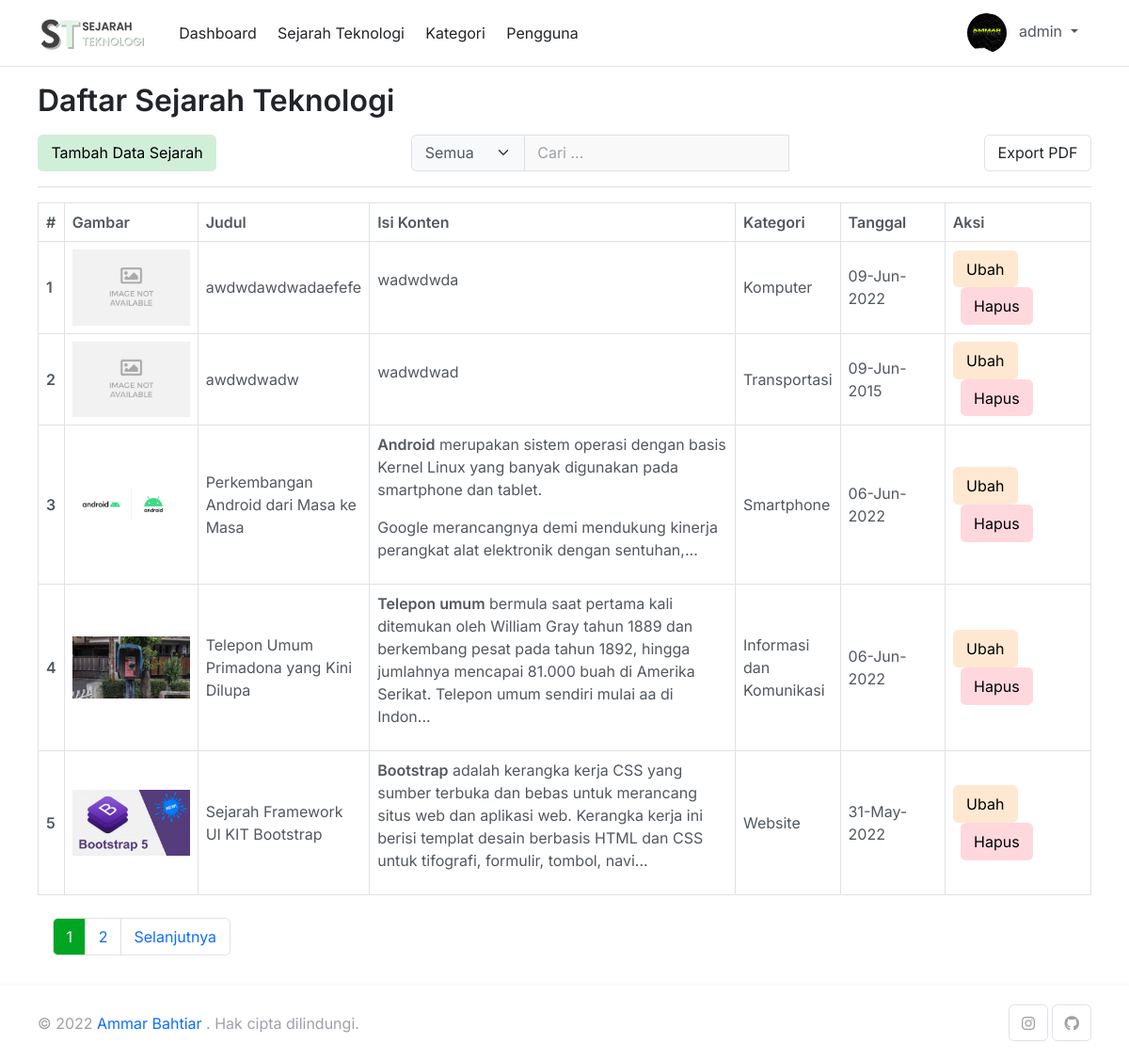
Before: /sejarah_teknologi.php (signed in) with the older database file.
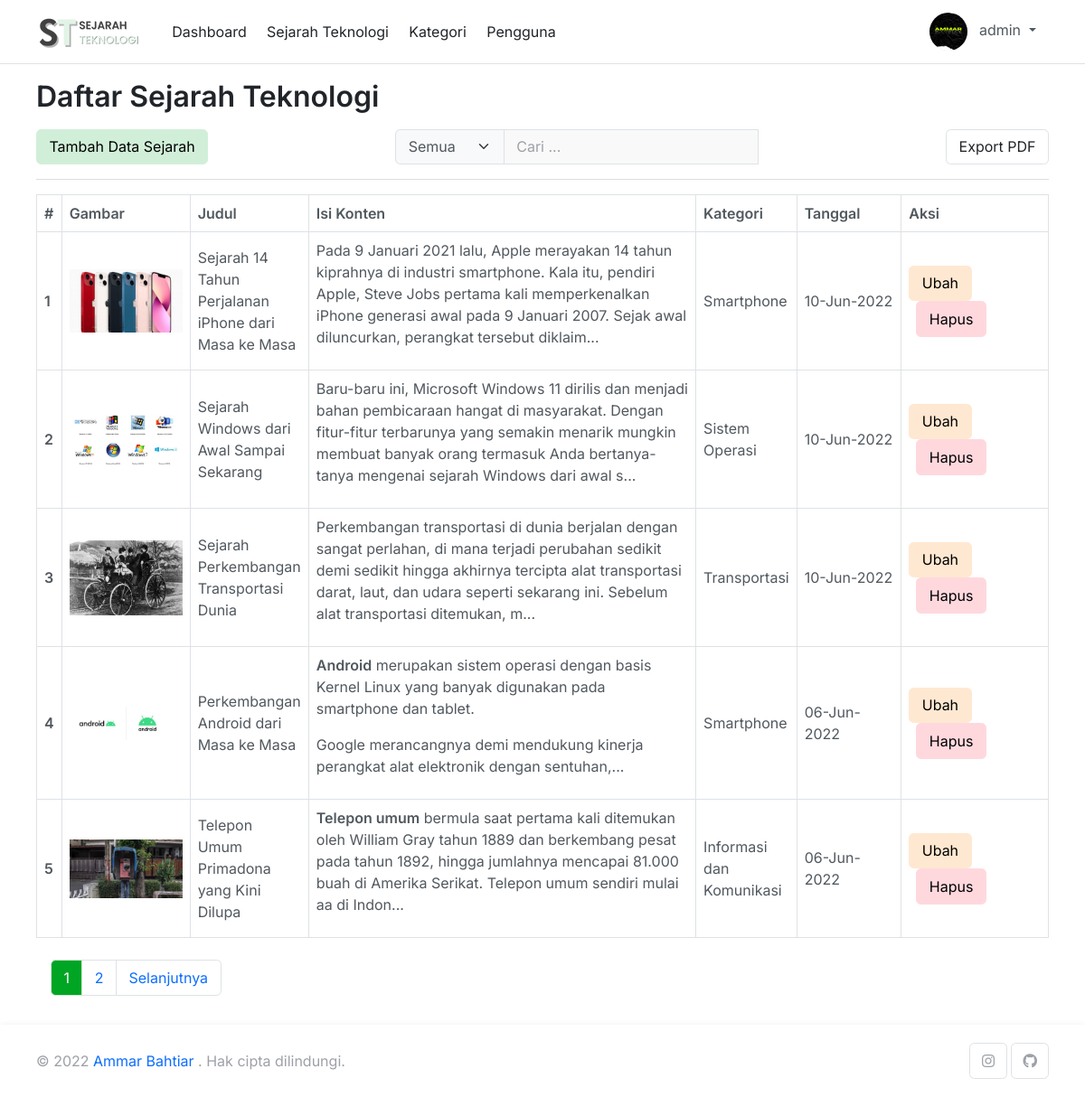
After: the same page with the newer database file.
### tables this page shows
CREATE TABLE `sejarah_teknologi` (
  `id_sejarah` int(5) NOT NULL,
  `judul` varchar(255) NOT NULL,
  `tanggal` date DEFAULT NULL,
  `gambar` varchar(255) NOT NULL,
  `body` text NOT NULL,
  `id_kategori` int(5) NOT NULL
);

CREATE TABLE `kategori` (
  `id_kategori` int(5) NOT NULL,
  `nama_kategori` varchar(25) NOT NULL
);

### functions.php (called while the page is built, shortened)
<?php
function Koneksi()
{
    $conn = mysqli_connect('localhost', 'root', '', 'tubes_sejarah_teknologi') or die('KONEKSI GAGAL!!');
    return $conn;
}
function query($query)
{
    $conn = Koneksi();
    $result = mysqli_query($conn, $query) or die(mysqli_error($conn));
    $rows = [];
    while ($row = mysqli_fetch_assoc($result)) {
        $rows[] = $row;
    }
    return $rows;
}

### sejarah_teknologi.php (the view, shortened to what this page needs)
<?php
require './functions.php';
require './layouts/header.php';
require './components/navbar_admin.php';
$jumlahDataPerHalaman = 5;
$jumlahData = count(query("SELECT * FROM sejarah_teknologi"));
$jumlahHalaman = ceil($jumlahData / $jumlahDataPerHalaman);
$halamanAktif = (isset($_GET["page"])) ? $_GET["page"] : 1;
$awalData = ($jumlahDataPerHalaman * $halamanAktif) - $jumlahDataPerHalaman;
$sejarah = query("SELECT * FROM sejarah_teknologi  NATURAL JOIN kategori ORDER BY id_sejarah DESC LIMIT $awalData, $jumlahDataPerHalaman");
?>
<div class="container my-3">
    <h2>Daftar Sejarah Teknologi</h2>
    <div class="d-flex justify-content-between col-lg col-sm-12 mt-3">
        <a href="tambah_sejarah.php?tambah_sejarah" class="btn btn-success-light">Tambah Data Sejarah</a>
        <form action="#" method="POST">
            <div class="input-group">
                <select class="form-select bg-light" style="max-width:30%">
                    <option>Semua</option>
                </select>
                <input type="text" placeholder="Cari ..." name="keyword" class="form-control" autocomplete="off">
            </div>
        </form>
        <a href="cetak_sejarah.php" target="_blank" class="btn btn-light">Export PDF</a>
    </div>
    <hr>
    <div class="row">
        <div class="col">
            <table class="table table-bordered table-hover table-responsive">
                <thead>
                    <tr>
                        <th scope="col">#</th>
                        <th scope="col">Gambar</th>
                        <th scope="col">Judul</th>
                        <th scope="col" width="500px">Isi Konten</th>
                        <th scope="col">Kategori</th>
                        <th scope="col" width="125px">Tanggal</th>
                        <th scope="col" width="178px">Aksi</th>
                    </tr>
                </thead>
                <tbody>
                    <?php $i = 1; ?>
                    <?php foreach ($sejarah as $s) : ?>
                        <tr class="align-middle">
                            <th scope="row"><?= $i++ ?></th>
                            <td><img src="./img/<?= $s['gambar']; ?>" width="125px" alt="gambar"></td>
                            <td><?= $s['judul']; ?></td>
                            <td><?= (htmlspecialchars_decode(str_word_count($s['body']) > 60 ? substr($s['body'], 0, 250) . "..." : $s['body'])); ?></td>
                            <td><?= $s['nama_kategori']; ?></td>
                            <td><?= date("d-M-Y", strtotime($s['tanggal'])); ?></td>
                            <td class="">
                                <a href="ubah_sejarah.php?id_sejarah=<?= $s["id_sejarah"]; ?>" class="btn btn-warning-light">Ubah</a>
                                <a href="hapus_sejarah.php?id_sejarah=<?= $s["id_sejarah"]; ?>" class="btn btn-danger-light ms-2" onclick="return confirm('yakin ?');">Hapus</a>
                            </td>
                        </tr>
                    <?php endforeach; ?>
                </tbody>
            </table>
            <section class="d-flex mt-4">
                <nav class="ms-3">
                    <ul class="pagination">
                        <?php for ($i = 1; $i <= $jumlahHalaman; $i++) : ?>
                            <?php if ($i == $halamanAktif) : ?>
                                <li class="page-item active"><a class="page-link" href="?page=<?= $i; ?>"><?= $i; ?></a></li>
                            <?php else : ?>
                                <li class="page-item"><a class="page-link" href="?page=<?= $i; ?>"><?= $i; ?></a></li>
                            <?php endif; ?>
                        <?php endfor; ?>
                        <?php if ($halamanAktif < $jumlahHalaman) : ?>
                            <li class="page-item"><a class="page-link" href="?page=<?= $halamanAktif + 1; ?>">Selanjutnya</a></li>
                        <?php endif; ?>
                    </ul>
                </nav>
            </section>
        </div>
    </div>
</div>
<?php
require './components/footer.php';
require './layouts/script.php';
?>

Changed rows visible on the page:
removed sejarah_teknologi: gambar (placeholder picture), judul "awdwdawdwadaefefe", body "wadwdwda", id_kategori.nama_kategori "Komputer", tanggal "09-Jun-2022"
removed sejarah_teknologi: gambar (placeholder picture), judul "awdwdwadw", body "wadwdwad", id_kategori.nama_kategori "Transportasi", tanggal "09-Jun-2015"
no longer on this page (row unchanged): sejarah_teknologi: gambar (picture), judul "Sejarah Framework UI KIT Bootstrap", body "Bootstrap adalah kerangka kerja CSS yang sumber terbuka dan bebas untuk merancang situs web dan aplikasi web. Kerangka kerja ini berisi templat desain berbasis HTML dan CSS untuk tifografi, formulir, tombol, navi...", id_kategori.nama_kategori "Website", tanggal "31-May-2022"
added sejarah_teknologi: gambar (picture), judul "Sejarah 14 Tahun Perjalanan iPhone dari Masa ke Masa", body "Pada 9 Januari 2021 lalu, Apple merayakan 14 tahun kiprahnya di industri smartphone. Kala itu, pendiri Apple, Steve Jobs pertama kali memperkenalkan iPhone generasi awal pada 9 Januari 2007. Sejak awal diluncurkan, perangkat tersebut diklaim...", id_kategori.nama_kategori "Smartphone", tanggal "10-Jun-2022"
added sejarah_teknologi: gambar (picture), judul "Sejarah Windows dari Awal Sampai Sekarang", body "Baru-baru ini, Microsoft Windows 11 dirilis dan menjadi bahan pembicaraan hangat di masyarakat. Dengan fitur-fitur terbarunya yang semakin menarik mungkin membuat banyak orang termasuk Anda bertanya-tanya mengenai sejarah Windows dari awal s...", id_kategori.nama_kategori "Sistem Operasi", tanggal "10-Jun-2022"
added sejarah_teknologi: gambar (picture), judul "Sejarah Perkembangan Transportasi Dunia", body "Perkembangan transportasi di dunia berjalan dengan sangat perlahan, di mana terjadi perubahan sedikit demi sedikit hingga akhirnya tercipta alat transportasi darat, laut, dan udara seperti sekarang ini. Sebelum alat transportasi ditemukan, m...", id_kategori.nama_kategori "Transportasi", tanggal "10-Jun-2022"
